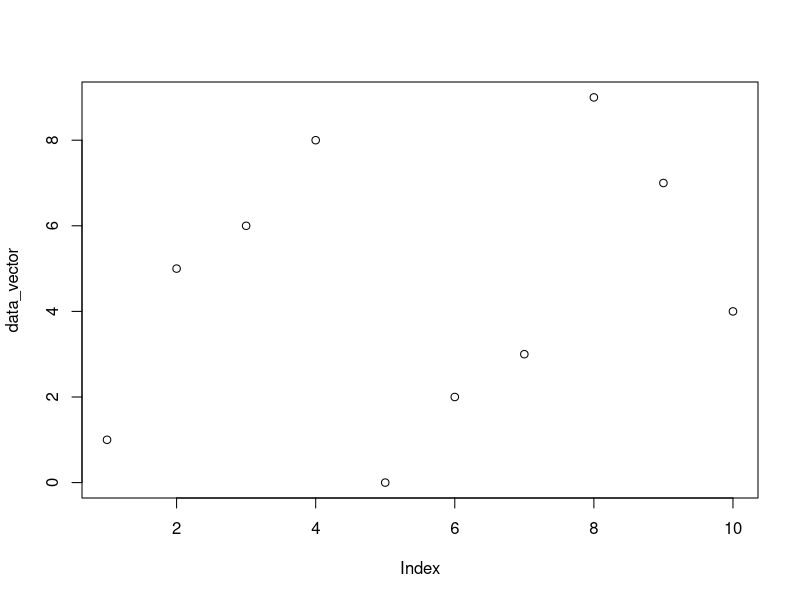
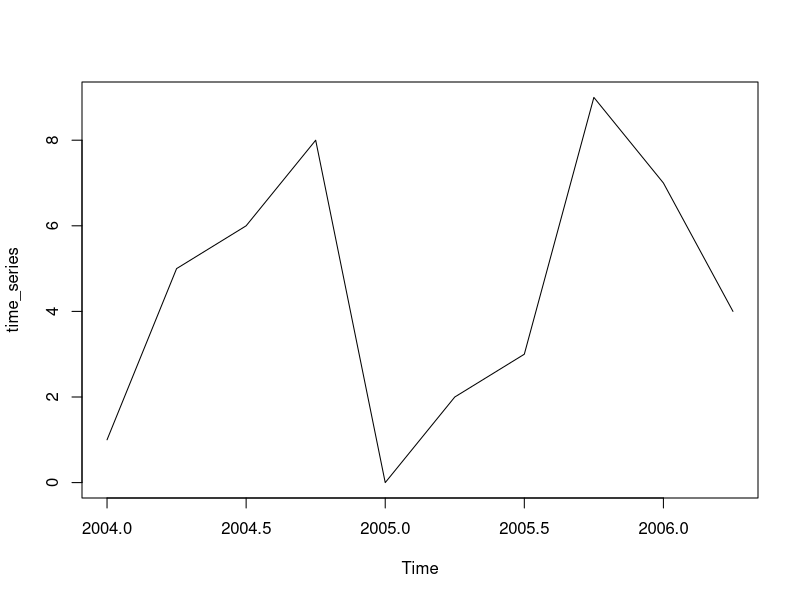

Generate these figures, in order, with R: (Note: this script raises an error after producing the figures.)
#############################
# Code Portfolio            #
# Time Series Analysis      #
#############################

## All references to DataCamp in this file can be found at https://www.datacamp.com/. 

## Note that much of this code will not run, DataCamp takes advantage of preinstalled packages in their learning software. 
## The intent of this portfolio is to serve as a quick reference on how to do this - knowing what to do is prequisite - this is 
## just a code repository.

##### Comments with 5 # are Section Headers
####  Comments with 4 # are my notes
#     Comments with 1 # are comments brought in from DataCamp

## Check to be sure needed packages are loaded

## astsa is primary package - comes preloaded in R-Studio. Other platforms may need to have loaded. 

#########################################################
## From DataCamp: Introduction to Time Series Analysis ##
#########################################################

##### Create Time Series using ts()

data_vector <- c(1,5,6,8,0,2,3,9,7,4)

# Use print() and plot() to view data_vector
print(data_vector)
plot(data_vector)

# Convert data_vector to a ts object with start = 2004 and frequency = 4
time_series <- ts(data_vector, start = 2004, frequency = 4)

# Use print() and plot() to view time_series
print(time_series)
plot(time_series)


##### Removing Trends

#### Changing exponential growth to linear, stabilizes datasets to have consistant variance over time. 

# Log rapid_growth
linear_growth <- log(rapid_growth)

# Plot linear_growth using ts.plot()
ts.plot(linear_growth)

#### Differencing a time series removes the time trend, allow focus on the changes between values

# Generate the first difference of z
dz <- diff(z)

# Plot dz
ts.plot(dz)

# View the length of z and dz, respectively
length(z)
length(dz)

#### Differencing can also be done with lags to represent seasonal changes. For instance Y/Y values are often more useful than M/M
#### Think about December over December vs. November to December. This example uses a log of 4, which is good for quarterly patterns

# Generate a diff of x with lag = 4. Save this to dx
dx <- diff(x, lag = 4)

# Plot dx
ts.plot(dx)

# View the length of x and dx, respectively 
length(x)
length(dx)


##### Exploring Time Series

#### Pay special attention here - this exploration is based on financial data and can probably be used directly. 
#### Probably easier to do this in Tableau - but understanding summary statistics is important before proceeding
#### Helps inform next steps of analysis and time series

#### General Explore

# Generate means from eu_percentreturns
colMeans(eu_percentreturns)

# Use apply to calculate sample variance from eu_percentreturns
apply(eu_percentreturns, MARGIN = 2, FUN = var)

# Use apply to calculate standard deviation from eu_percentreturns
apply(eu_percentreturns, MARGIN = 2, FUN = sd)

# Display a histogram of percent returns for each index
par(mfrow = c(2,2))
apply(eu_percentreturns, MARGIN = 2, FUN = hist, main = "", xlab = "Percentage Return")

# Display normal quantile plots of percent returns for each index
par(mfrow = c(2,2))
apply(eu_percentreturns, MARGIN = 2, FUN = qqnorm, main = "")
qqline(eu_percentreturns)

##### Covariance and Correlation
#### This is again important - we have a lot of correlated data - we need to know how things move together or opposition to one another

# Use cov() with DAX_logreturns and FTSE_logreturns
cov(DAX_logreturns, FTSE_logreturns)

# Use cov() with logreturns
cov(logreturns)

# Use cor() with DAX_logreturns and FTSE_logreturns
cor(DAX_logreturns, FTSE_logreturns)

# Use cor() with logreturns
cor(logreturns)

##### Auto Correlation
####  This is a must - most time series data is autocorrelated. For instance much of our BoB data will be autocorrelated.
####  Where our data isn't autocorrelated, we need to take sure stakeholders understand this fact. When it is, they need
####  to understand the degree. Think work volumes on a Tuesday when Monday is over forecast. 

# Define x_t0 as x[-1]
x_t0 <- x[-1]

# Define x_t1 as x[-n]
x_t1 <- x[-n]

# Confirm that x_t0 and x_t1 are (x[t], x[t-1]) pairs  
head(cbind(x_t0, x_t1))

# Plot x_t0 and x_t1
plot(x_t0, x_t1)

# View the correlation between x_t0 and x_t1
cor(x_t0, x_t1)

# Use acf with x
acf(x, lag.max = 1, plot = FALSE)

# Confirm that difference factor is (n-1)/n
cor(x_t1, x_t0) * (n-1)/n


#########################################################
##       From DataCamp: ARIMA Modeling with R          ##
#########################################################

#### Generally for ARIMA data an assumption of stationarity is assumed. Differencing the data is often required to remove
#### the trend and lead to a stationary data set. THIS IS IMPORTANT!!!!

#### Often just rating the difference will be sufficient. For log() will also be needed. Refer to above for removing trends. 

##### Generating White Noise and seeing what AR and MA plots look like. 
####  You obviously need real data for this to be valuable - but this helps with know the arguments. 

# Generate and plot white noise
WN <- arima.sim(model = list(order = c(0,0,0)), n=200)
plot(WN)

# Generate and plot an MA(1) with parameter .9 
MA <- arima.sim(model=list(order = c(0,0,1), ma = .9 ) , n = 200)
plot(MA)

# Generate and plot an AR(2) with parameters 1.5 and -.75
AR <- arima.sim(model=list(order = c(2,0,0), ar=c(1.5, -.75)), n=200)
plot(AR)

##### Fitting an AR Model

# Generate 100 observations from the AR(1) model
x <- arima.sim(model = list(order = c(1, 0, 0), ar = .9), n = 100) 

# Plot the generated data 
plot(x)

# Plot the sample P/ACF pair
acf2(x)

# Fit an AR(1) to the data and examine the t-table
sarima(x, 1,0,0)

##### Fitting an MA Model
# Plot x
plot(x)

# Plot the sample P/ACF of x
acf2(x)

# Fit an MA(1) to the data and examine the t-table
sarima(x,0,0,1)

##### Fitting an ARMA Model

# Plot x
plot(x)

# Plot the sample P/ACF of x
acf2(x)

# Fit an ARMA(2,1) to the data and examine the t-table
sarima(x,2,0,1)

#### These models are important to understanding what models to apply to actual data. 
#### AR(X,0,0) - ACF Tails Off and PACF Cuts off after X
#### MA(0,0,X) - ACF Cuts Off after X and PACF tails off
#### ARMA(X,0,X) - They both tail off


#### Once you determine which model to use, start with replacing X with the number 1, then increment it.
#### use the AIC and BIC of the model to assess if you're adding value or not. (lower is better)
#### If you aren't sure which model to use even after the ACF/PACF you can also use the AIC/BIC to assess if the AR and MA parts add value.

##### Fitting an ARIMA Model
#### ARIMA adds differencing to ARMA. Reality for us largely lives in the ARIMA world

##### Example 1

# Plot sample P/ACF of differenced data and determine model
acf2(diff(x))


# Estimate parameters and examine output
sarima(x, 2,1,0)

##### Example 2

# Plot the sample P/ACF pair of the differenced data 
acf2(diff(globtemp))

# Fit an ARIMA(1,1,1) model to globtemp
sarima(globtemp, 1, 1, 1)

# Fit an ARIMA(0,1,2) model to globtemp. Which model is better?
sarima(globtemp, 0,1,2)

##### Using ARIMA to forecast
#### new commend sarima.for

# Plot P/ACF pair of differenced data 
acf2(diff(x))

# Fit model - check t-table and diagnostics
sarima(x,1,1,0)

# Forecast the data 20 time periods ahead
sarima.for(x, n.ahead = 20, p = 1, d = 1, q = 0) 
lines(y)  

#### This gives you a forecast and confidence bands. 

##### ARIMA with seasonality
####  Note: this is a jump in complexity. lower case variable handle model, upper case handle seasonality

##### Pure Seasonal

# Plot sample P/ACF to lag 60 and compare to the true values
acf2(x, max.lag = 60)

# Fit the seasonal model to x
sarima(x, p = 0, d = 0, q = 0, P = 1, D = 0, Q = 1, S = 12)

##### Mixed Seasonal

# Plot sample P/ACF pair to lag 60 and compare to actual
acf2(x, max.lag = 60)

# Fit the seasonal model to x
sarima(x, 0,0,1,0,0,1,12)

#### Forecasting Seasonal ARIMA

# Fit your previous model to unemp and check the diagnostics
sarima(unemp,2,1,0,0,1,1,12)

# Forecast the data 3 years into the future
sarima.for(unemp,n.ahead=36,2,1,0,0,1,1,12)

